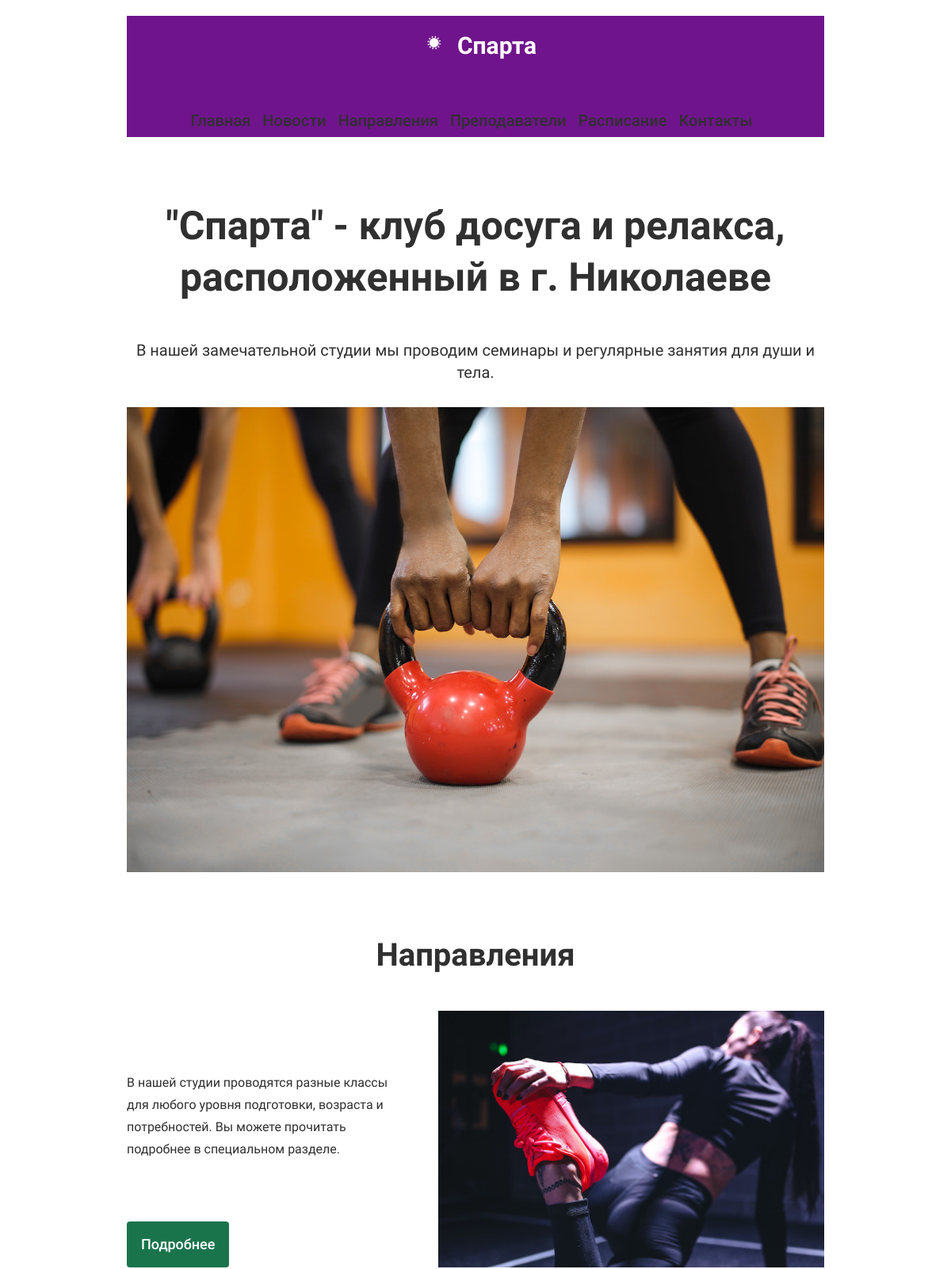
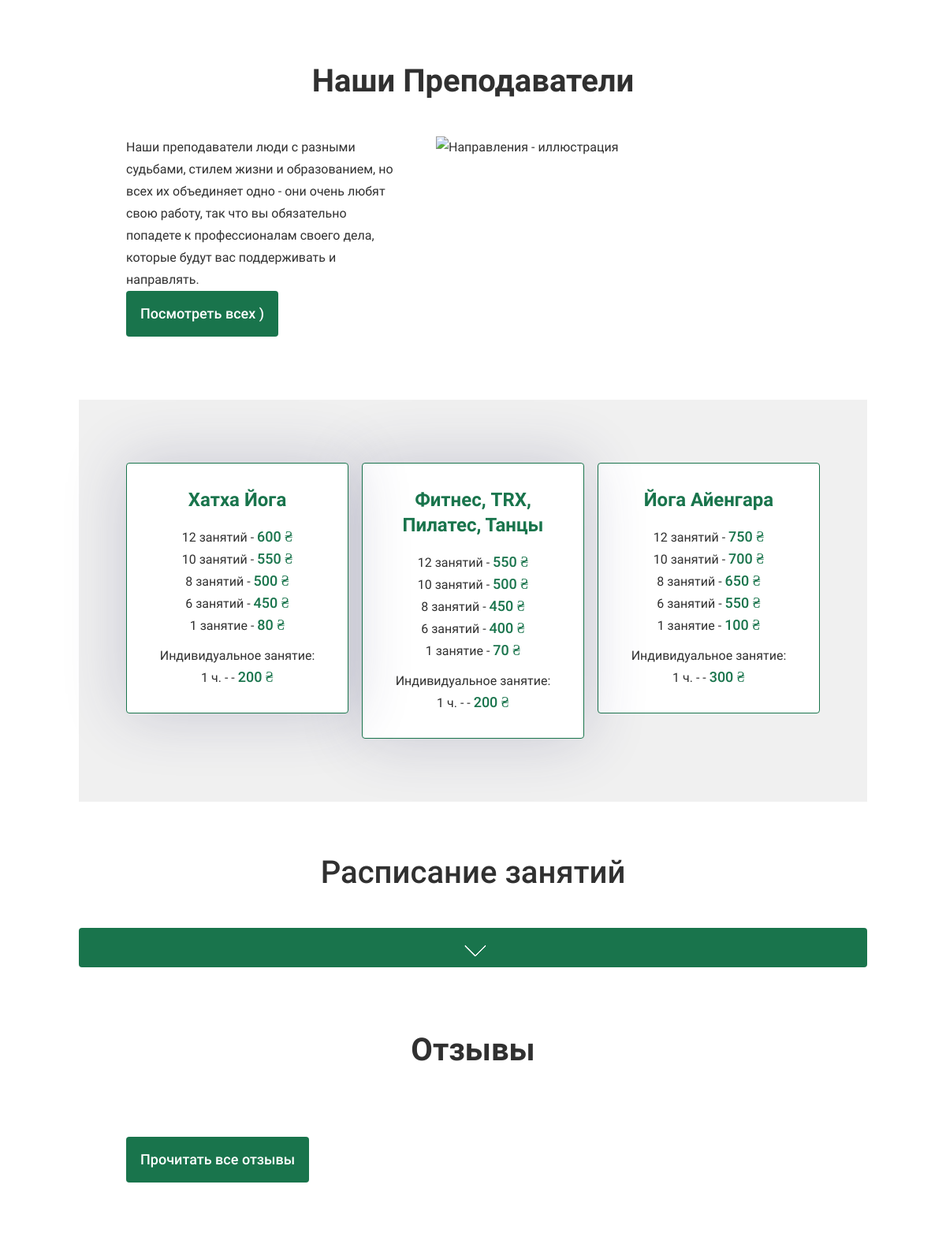
Page /fitness.php (upper part) on the committed database (2 pictures, top to bottom).
### tables this page shows
CREATE TABLE subscribtions (
  id INT AUTO_INCREMENT PRIMARY KEY,
  created_at DATETIME DEFAULT NOW() NOT NULL,
  branch CHAR(64) NOT NULL,
  number_of_sessions CHAR(64) NOT NULL,
  price INT NOT NULL
);

### functions.php (called while the page is built, shortened)
<?php
function db_run_query ($con, $request) {
  $result = mysqli_query($con, $request);
  if (!$result) {
    $error = mysqli_error($con);
    print("Ошибка MySQL:" . $error);
    die();
  } else {
    $result = mysqli_fetch_all($result, MYSQLI_ASSOC);
  }
  return $result;
}
function include_template($name, $data) {
    $name = 'templates/' . $name;
    extract($data);
    require $name;
    $result = ob_get_clean();
    return $result;
}
function get_subscribtions($con) {
    $sql = "SELECT * FROM subscribtions ORDER BY id ASC;";
    $subscribtions = db_run_query($con, $sql);
    return $subscribtions;
}

### templates/schedule.php (the view, shortened to what this page needs)
<section class="schedule">
	<h2 class="schedule__title  title__secondary">Расписание занятий</h2>
	<div class="schedule__handler"></div>
</section>

### templates/subscribing.php (shortened to what this page needs)
<section class="subscribing">
	<ul class="subscribing__list">
		<li class="subscribing__item  subscribing__item--active">
			<h3 class="subscribing__item-title  title__third">Хатха Йога</h3>
			<div class="subscribing__description">
				<?php foreach ($subscribtions as $subscribtion): ?>
					<?php if ($subscribtion['branch'] === 'Хатха Йога'): ?>
				        <p><?=$subscribtion['number_of_sessions']; ?> - <span class="subscribing__price"><?=$subscribtion['price']; ?> &#8372;</span></p>
			        <?php endif; ?>
			    <?php endforeach; ?>
			</div>
		</li>
		<li class="subscribing__item">
			<h3 class="subscribing__item-title  title__third">Йога Айенгара</h3>
			<div class="subscribing__description">
			  <?php foreach ($subscribtions as $subscribtion): ?>
					<?php if ($subscribtion['branch'] === 'Йога Айенгара'): ?>
				        <p><?=$subscribtion['number_of_sessions']; ?> - <span class="subscribing__price"><?=$subscribtion['price']; ?> &#8372;</span></p>
			        <?php endif; ?>
			  <?php endforeach; ?>
		  </div>
		</li>
		<li class="subscribing__item">
			<h3 class="subscribing__item-title  title__third">Фитнес, TRX, Пилатес, Танцы</h3>
			<div class="subscribing__description">
			  <?php foreach ($subscribtions as $subscribtion): ?>
					<?php if ($subscribtion['branch'] === 'Фитнес, TRX, Пилатес, Танцы'): ?>
				        <p><?=$subscribtion['number_of_sessions']; ?> - <span class="subscribing__price"><?=$subscribtion['price']; ?> &#8372;</span></p>
			        <?php endif; ?>
			  <?php endforeach; ?>
		  </div>
		</li>
	</ul>
</section>

### rows in the picture
subscribtions: number_of_sessions "12 занятий", price "600"
subscribtions: number_of_sessions "10 занятий", price "550"
subscribtions: number_of_sessions "8 занятий", price "500"
subscribtions: number_of_sessions "6 занятий", price "450"
subscribtions: number_of_sessions "1 занятие", price "80"
subscribtions: number_of_sessions "Индивидуальное занятие: 1 ч. -", price "200"
subscribtions: number_of_sessions "12 занятий", price "750"
subscribtions: number_of_sessions "10 занятий", price "700"
subscribtions: number_of_sessions "8 занятий", price "650"
subscribtions: number_of_sessions "6 занятий", price "550"
subscribtions: number_of_sessions "1 занятие", price "100"
subscribtions: number_of_sessions "Индивидуальное занятие: 1 ч. -", price "300"
subscribtions: number_of_sessions "12 занятий", price "550"
subscribtions: number_of_sessions "10 занятий", price "500"
subscribtions: number_of_sessions "8 занятий", price "450"
subscribtions: number_of_sessions "6 занятий", price "400"
subscribtions: number_of_sessions "1 занятие", price "70"
subscribtions: number_of_sessions "Индивидуальное занятие: 1 ч. -", price "200"

### other values in the picture
$logo_name "Спарта"
